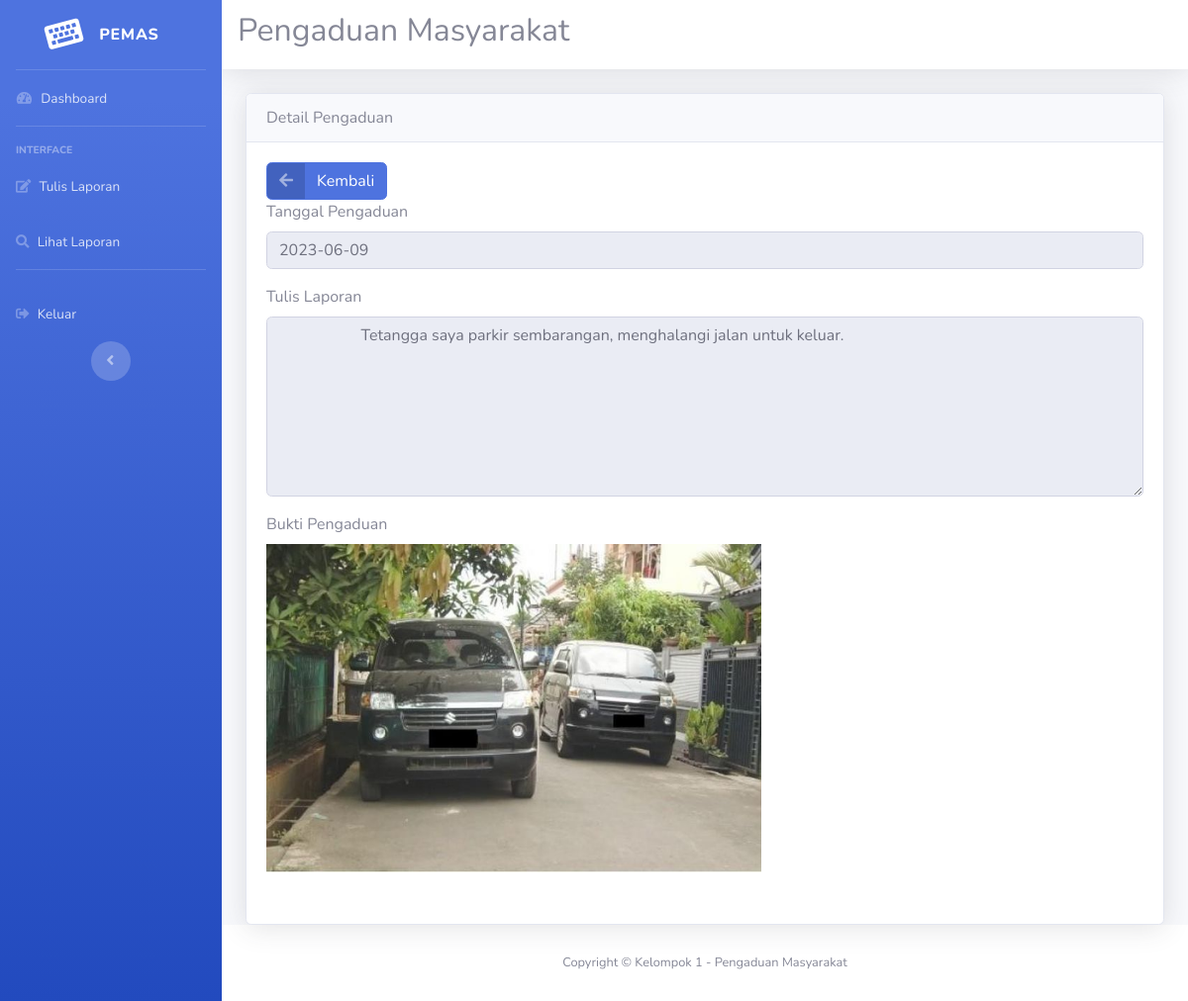
Page /masyarakat.php?url=detail_pengaduan&id=19 (signed in) on the committed database.
### tables this page shows
CREATE TABLE `pengaduan` (
  `id_pengaduan` int(11) NOT NULL,
  `tgl_pengaduan` date NOT NULL,
  `nik` char(16) NOT NULL,
  `isi_laporan` text NOT NULL,
  `foto` varchar(255) NOT NULL,
  `status` enum('0','proses','selesai') NOT NULL
);

### detail_pengaduan.php (the view, shortened to what this page needs)
<!DOCTYPE html>
<html lang="en">
<head>
  <link href="vendor/fontawesome-free/css/all.min.css" rel="stylesheet" type="text/css">
  <link href="css/sb-admin-2.min.css" rel="stylesheet">
</head>
<body id="page-top">
    <div class="card shadow">
        <div class="card-header">
            Detail Pengaduan
        </div>
        <div class="form-group cols-sm-6">
        <div class="card-body">
        <a href="?url=lihat_pengaduan" class="btn btn-primary btn-icon-split">
        <span class="icon text-white-50">
            <i class="fas fa-arrow-left"></i>
        </span>
        <span class="text">Kembali</span>
        </a>
            <form action="" method="post" class="form-horizontal" enctype="multipart/form-data">
                <?php
                $sql = mysql_query("select * from pengaduan where id_pengaduan = '$_GET[id]'");
                $data = mysql_fetch_array($sql);
                if($sql){
                    ?>
                <div class="form-group cols-sm-6">
                    <label for="">Tanggal Pengaduan</label>
                    <input type="text" name="tgl_pengaduan" value="<?php echo $data['tgl_pengaduan'];?>" class="form-control" readonly>
                </div>
                <div class="form-group cols-sm-6">
                    <label for="">Tulis Laporan</label>
                    <textarea name="isi_laporan" cols="30" rows="7" class="form-control" readonly>
                    <?php echo $data['isi_laporan']; ?>
                    </textarea>
                </div>
                <div class="form-group cols-sm-6">
                    <label for="">Bukti Pengaduan</label>
                    <br>
                    <img src="foto/<?php echo $data['foto']; ?>" width="500px">
                </div>
                <?php
                }
                ?>
            </form>
        </div>
        </div>
    </div>
</body>
</html>

### rows in the picture
pengaduan: tgl_pengaduan "2023-06-09", isi_laporan "Tetangga saya parkir sembarangan, menghalangi jalan untuk keluar.", foto (picture)
